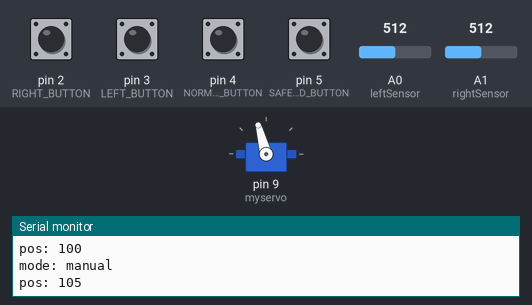
Bench run of a sketch on a simulated Arduino Uno, built with avr-gcc and run on an emulated ATmega328P. On the bench: servo, the last lines printed to the serial monitor. The inputs (shaded band) are chosen by the test bench; at power-on: pin 5 (SAFEGUARD_BUTTON) HIGH, pin 2 (RIGHT_BUTTON), pin 3 (LEFT_BUTTON), pin 4 (NORMAL_BUTTON) LOW, A1 (rightSensor) = 512, A0 (leftSensor) = 512.

Above: at 1.2 s.
1.3 s: pin 5 (SAFEGUARD_BUTTON) pulled LOW for 0.15 s
4.4 s: A1 (rightSensor) set to 604
7.4 s: A1 (rightSensor) set to 626
At 10.3 s:
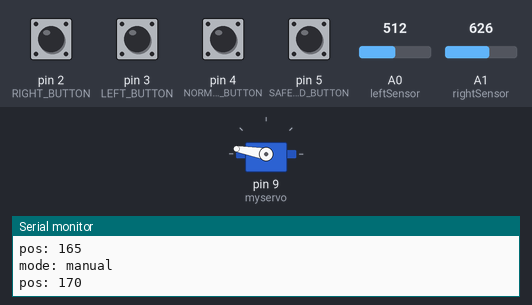
10.4 s: A0 (leftSensor) set to 537
At 11.1 s:
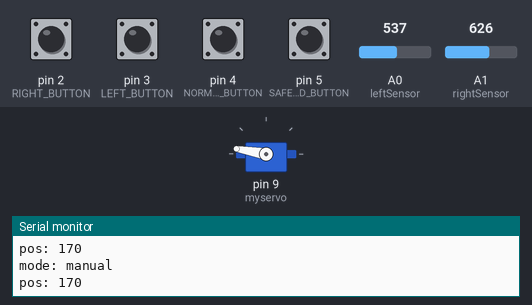
11.9 s: pin 3 (LEFT_BUTTON) pulled HIGH for 1 s
At 12.43 s:
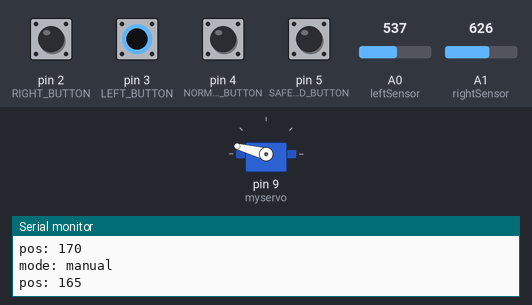
14.9 s: pin 3 (LEFT_BUTTON) pulled HIGH for 3.2 s
At 16.45 s:
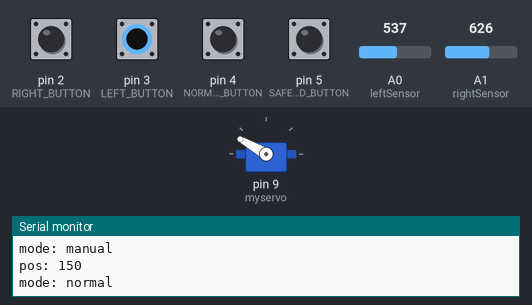
Timing chart, 0 to 22.1 s (numbered marks = the images above; inputs shaded):
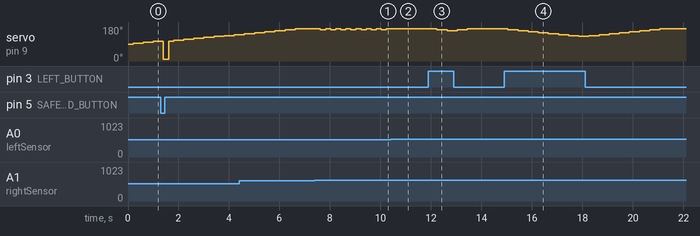

The sketch:

ecosun.ino
```cpp
#include <Servo.h>

Servo myservo;
int pos = 90;

static const int RIGHT_BUTTON = 2;
static const int LEFT_BUTTON = 3;
static const int NORMAL_BUTTON = 4;
static const int SAFEGUARD_BUTTON = 5;

static const int SAFEGUARD_POSITION = 10;
static const int SENSITIVITY = 100;
int leftSensor = A0;
int rightSensor = A1;
int sensorValue;

typedef enum {
  NORMAL = 0,    // controlado por los sensores
  MANUAL = 1,    // controlado manualmente
  SAFEGUARD = 2, // modo salvaguarda
  LOW_LIGHT = 3, // como el salvaguarda, pero atiende sensores
} status_t;

typedef enum {
  MOVE_LEFT = 0,
  MOVE_RIGHT = 1,
  GOTO_SAFEGUARD = 2,
  NORMAL_OPERATION = 3,
} incoming_t;

typedef enum {
  GOING_NORMAL = 0,
  GOING_MANUAL = 1,
  GOING_SAFEGUARD = 2,
  GOING_LOW_LIGHT = 3,
} outgoing_t;

status_t status = NORMAL;

void sendMode(outgoing_t o) {
  if (o == GOING_NORMAL) {
    Serial.println("mode: normal");
  } else if (o == GOING_MANUAL) {
    Serial.println("mode: manual");
  } else if (o == GOING_SAFEGUARD) {
    Serial.println("mode: safeguard");
  } else if (o == GOING_LOW_LIGHT) {
    Serial.println("mode: lowlight");
  }
}

void sendPosition(int p) {
  Serial.print("pos: ");
  Serial.print(p, DEC);
  Serial.println();
}

void adjustPositionSensors(int leftRead, int rightRead) {
  int diff = leftRead - rightRead;
  if (diff <= SENSITIVITY && diff >= -SENSITIVITY) {
    return;
  }

  adjustPosition(diff > 0 ? MOVE_LEFT : MOVE_RIGHT);
}

void adjustPosition(incoming_t i) {
  if (i == MOVE_LEFT) {
    pos += 5;
    if (pos > 170) {
      pos = 170;
    }
  } else {
    pos -= 5;
    if (pos < 10) {
      pos = 10;
    }
  }

  sendPosition(pos);
}

void handleSensors() {
  if (status != NORMAL && status != LOW_LIGHT) {
    return;
  }

  int leftRead = analogRead(leftSensor);
  int rightRead = analogRead(rightSensor);
  if (status == NORMAL) {
    if (leftRead < 250 && rightRead < 250) {
      setLowLightMode();
      return;
    }

    adjustPositionSensors(leftRead, rightRead);
  } else if (status == LOW_LIGHT) {
    if (leftRead >= 250 || rightRead >= 250) {
      setNormalMode();
      return;
    }
  }
}

void handleServo() {
    if (status == NORMAL || status == MANUAL || status == LOW_LIGHT) {
      myservo.write(pos);
    } else if (status == SAFEGUARD) {
      myservo.write(SAFEGUARD_POSITION);
    } else {
      Serial.println("Something's wrong, I can feel it");
    }
}

void manualMove(incoming_t incoming) {
  if (status == SAFEGUARD) {
    // Ignoramos operación manual en safeguard
    return;
  }

  if (status != MANUAL) {
    status = MANUAL;
    sendMode(GOING_MANUAL);
  }
  adjustPosition(incoming);
}

void setNormalMode() {
  status = NORMAL;
  sendMode(GOING_NORMAL);
  sendPosition(pos);
}

void setSafeguardMode() {
  status = SAFEGUARD;
  sendMode(GOING_SAFEGUARD);
  sendPosition(SAFEGUARD_POSITION);
}

void setLowLightMode() {
  status = LOW_LIGHT;
  sendMode(GOING_LOW_LIGHT);
  pos = SAFEGUARD_POSITION;
  sendPosition(pos);
}

void handleRos() {
  while (Serial.available() > 0) {
    incoming_t incoming = Serial.read();
    if (incoming == MOVE_LEFT || incoming == MOVE_RIGHT) {
      manualMove(incoming);
    } else if (incoming == NORMAL_OPERATION && status != NORMAL) {
      setNormalMode();
    } else if (incoming == GOTO_SAFEGUARD && status != SAFEGUARD) {
      setSafeguardMode();
    }
  }
}

void handleButtons() {
  if (digitalRead(SAFEGUARD_BUTTON) == LOW) {
    // Botón salvaguarda tiene prioridad máxima y anula el resto
    // de botones.
    if (status != SAFEGUARD) {
      setSafeguardMode();
    }
  } else if (digitalRead(NORMAL_BUTTON) == LOW && status != NORMAL) {
    setNormalMode();
  } else if (digitalRead(LEFT_BUTTON) == LOW) {
    manualMove(MOVE_LEFT);
  } else if (digitalRead(RIGHT_BUTTON) == LOW) {
    manualMove(MOVE_RIGHT);
  }
}

void setup() {
  Serial.begin(115200);

  pinMode(RIGHT_BUTTON, INPUT);
  pinMode(LEFT_BUTTON, INPUT);
  pinMode(NORMAL_BUTTON, INPUT);
  pinMode(SAFEGUARD_BUTTON, INPUT);

  myservo.attach(9);
  myservo.write(pos);

  Serial.println("Arduino is ready");
  sendMode(GOING_NORMAL);
  sendPosition(pos);
}

void loop() {
  delay(200);
  handleRos();
  handleButtons();
  handleSensors();
  handleServo();
}
```

Measured:
- the behaviour switches between 612 and 613 on A1 (rightSensor) (found by bisection; images 0 and 1)
- the behaviour switches between 525 and 526 on A0 (leftSensor) (found by bisection; images 1 and 2)
- after the input at 7.4 s, servo on pin 9 (myservo): alternates 170° for 0.20 s and 165° for 0.20 s, starting after 0.22 s
- after the input at 10.4 s, servo on pin 9 (myservo): stops changing and stays 170°
- after the input at 11.9 s, servo on pin 9 (myservo): 170° → 165° after 0.34 s, → 160° 0.40 s later, → 165° 0.40 s later, → 170° 0.40 s later
- after the input at 14.9 s, servo on pin 9 (myservo): 170° → 165° after 0.15 s, → 160° 0.40 s later, → 155° 0.40 s later, → 150° 0.40 s later, … (16 changes in this stretch)
